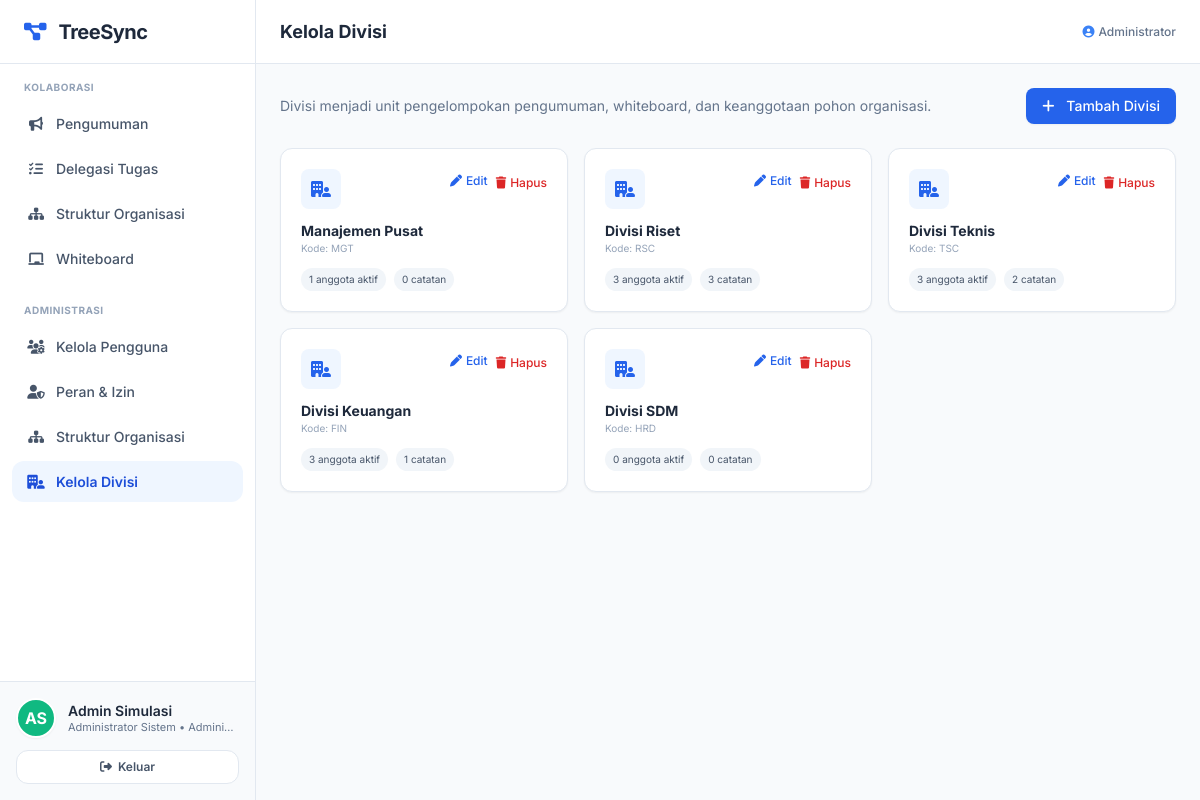
The page /admin/divisi (signed in) on the database its author committed.
### tables this page shows
CREATE TABLE IF NOT EXISTS users (
  id            INT UNSIGNED AUTO_INCREMENT PRIMARY KEY,
  username      VARCHAR(50)  NOT NULL UNIQUE,
  email         VARCHAR(120) NOT NULL UNIQUE,
  password_hash VARCHAR(255) NOT NULL,
  nama          VARCHAR(100) NOT NULL,
  jabatan       VARCHAR(100) NOT NULL,
  role_id       INT UNSIGNED NOT NULL,
  division_id   INT UNSIGNED NULL,
  parent_id     INT UNSIGNED NULL,
  is_ketua      TINYINT(1)   NOT NULL DEFAULT 0,
  is_active     TINYINT(1)   NOT NULL DEFAULT 1,
  created_at    TIMESTAMP DEFAULT CURRENT_TIMESTAMP,
  updated_at    TIMESTAMP DEFAULT CURRENT_TIMESTAMP ON UPDATE CURRENT_TIMESTAMP,
  FOREIGN KEY (role_id)     REFERENCES roles(id),
  FOREIGN KEY (division_id) REFERENCES divisions(id) ON DELETE SET NULL,
  FOREIGN KEY (parent_id)   REFERENCES users(id) ON DELETE SET NULL,
  INDEX idx_users_parent (parent_id),
  INDEX idx_users_division (division_id)
);

CREATE TABLE IF NOT EXISTS roles (
  id          INT UNSIGNED AUTO_INCREMENT PRIMARY KEY,
  nama        VARCHAR(60)  NOT NULL UNIQUE,
  slug        VARCHAR(60)  NOT NULL UNIQUE,
  deskripsi   VARCHAR(255) NOT NULL DEFAULT '',
  is_system   TINYINT(1)   NOT NULL DEFAULT 0,   
  created_at  TIMESTAMP DEFAULT CURRENT_TIMESTAMP
);

CREATE TABLE IF NOT EXISTS divisions (
  id          INT UNSIGNED AUTO_INCREMENT PRIMARY KEY,
  nama        VARCHAR(100) NOT NULL,
  kode        VARCHAR(20)  NOT NULL UNIQUE,
  created_at  TIMESTAMP DEFAULT CURRENT_TIMESTAMP
);

### app/controllers/org.php (called while the page is built, shortened)
<?php
function view(string $name, array $data = []): void
{
    extract($data, EXTR_SKIP);
    require dirname(__DIR__, 2) . '/views/' . $name . '.php';
    exit;
}
function layout_header(array $data = []): void
{
    $user = current_user();
    extract($data, EXTR_SKIP);
    require dirname(__DIR__, 2) . '/views/layout/header.php';
}
function layout_footer(): void
{
    require dirname(__DIR__, 2) . '/views/layout/footer.php';
}

### app/controllers/admin.php (called while the page is built, shortened)
<?php
function admin_divisions_index(): void
{
    require_permission(PERM['DIVISIONS_MANAGE']);
    $divisions = all(
        'SELECT d.*,
           (SELECT COUNT(*) FROM users u WHERE u.division_id = d.id AND u.is_active = 1) AS member_count,
           (SELECT COUNT(*) FROM whiteboard_notes n WHERE n.division_id = d.id) AS note_count
         FROM divisions d ORDER BY d.id');
    layout_header(['title' => 'Kelola Divisi', 'active' => 'admin-divisi']);
    view('admin/divisions', ['divisions' => $divisions, 'me' => current_user()]);
}

### app/config.php (called while the page is built, shortened)
<?php
function env(string $key, ?string $default = null): ?string
{
    $v = getenv($key);
    return $v === false || $v === '' ? $default : $v;
}
require __DIR__ . '/db.php';
require __DIR__ . '/helpers.php';
require __DIR__ . '/auth.php';
require __DIR__ . '/rbac.php';
require __DIR__ . '/org.php';

### app/helpers.php (called while the page is built, shortened)
<?php
function e(?string $value): string
{
    return htmlspecialchars((string)$value, ENT_QUOTES | ENT_SUBSTITUTE, 'UTF-8');
}
function base_url(string $path = ''): string
{
    $base = rtrim(env('APP_BASE', ''), '/');
    return $base . '/' . ltrim($path, '/');
}
function initials(string $name): string
{
    $parts = preg_split('/\s+/', trim($name)) ?: [];
    $ini = strtoupper(substr($parts[0] ?? 'U', 0, 1)) . strtoupper(substr($parts[1] ?? '', 0, 1));
    return $ini !== '' ? $ini : 'U';
}
function avatar_color(int $id): string
{
    $palette = ['bg-blue-500','bg-emerald-500','bg-purple-500','bg-rose-500','bg-amber-500','bg-cyan-600','bg-indigo-500','bg-teal-500'];
    return $palette[$id % count($palette)];
}

### app/auth.php (called while the page is built, shortened)
<?php
function current_user(): ?array
{
    static $user = null;
    static $loaded = false;
    if (!$loaded) {
        $loaded = true;
        $uid = $_SESSION['user_id'] ?? null;
        if ($uid !== null) {
            $user = one(
                'SELECT u.*, r.nama AS role_nama, r.slug AS role_slug, d.nama AS divisi_nama
                 FROM users u
                 JOIN roles r ON r.id = u.role_id
                 LEFT JOIN divisions d ON d.id = u.division_id
                 WHERE u.id = ? AND u.is_active = 1',
                [$uid]
            );
        }
    }
    return $user;
}
function require_login(): void
{
    if (current_user() === null) {
        if (is_api_request()) json_error('Belum login.', 401);
        redirect('/login');
    }
}

### app/rbac.php (called while the page is built, shortened)
<?php
function user_permissions(?array $user = null): array
{
    $user ??= current_user();
    static $cache = [];
    $uid = (int)$user['id'];
    if (isset($cache[$uid])) return $cache[$uid];
    $perms = array_column(
        all('SELECT p.kode FROM role_permissions rp
             JOIN permissions p ON p.id = rp.permission_id
             WHERE rp.role_id = ?', [$user['role_id']]),
        'kode'
    );
    return $cache[$uid] = $perms;
}
function can(string $permission, ?array $user = null): bool
{
    return in_array($permission, user_permissions($user), true);
}
function require_permission(string $permission): void
{
    require_login();
    if (!can($permission)) {
        if (is_api_request()) json_error('Tidak memiliki kewenangan.', 403);
        flash_set('error', 'Anda tidak memiliki kewenangan untuk aksi tersebut.');
        redirect('/');
    }
}

### app/db.php (called while the page is built, shortened)
<?php
function db(): PDO
{
    static $pdo = null;
    if ($pdo instanceof PDO) return $pdo;
    $dsn = sprintf(
        'mysql:host=%s;port=%s;dbname=%s;charset=utf8mb4',
        env('DB_HOST', '127.0.0.1'),
        env('DB_PORT', '3306'),
        env('DB_NAME', 'treesync')
    );
    $pdo = new PDO($dsn, env('DB_USER', 'root'), env('DB_PASS', ''), [
        PDO::ATTR_ERRMODE            => PDO::ERRMODE_EXCEPTION,
        PDO::ATTR_DEFAULT_FETCH_MODE => PDO::FETCH_ASSOC,
        PDO::ATTR_EMULATE_PREPARES   => false,
    ]);
    return $pdo;
}
function q(string $sql, array $params = []): PDOStatement
{
    $stmt = db()->prepare($sql);
    $stmt->execute($params);
    return $stmt;
}
function one(string $sql, array $params = []): ?array
{
    $row = q($sql, $params)->fetch();
    return $row === false ? null : $row;
}
function all(string $sql, array $params = []): array
{
    return q($sql, $params)->fetchAll();
}

### views/admin/divisions.php (the view, shortened to what this page needs)
<div class="flex justify-between items-center mb-6">
    <p class="text-slate-500 text-sm">Divisi menjadi unit pengelompokan pengumuman, whiteboard, dan keanggotaan pohon organisasi.</p>
    <button onclick="showDivisionModal()" class="bg-blue-600 hover:bg-blue-700 text-white px-4 py-2 rounded-lg text-sm font-medium transition shadow-sm">
        <i class="fa-solid fa-plus mr-2"></i> Tambah Divisi
    </button>
</div>
<div class="grid grid-cols-1 md:grid-cols-2 lg:grid-cols-3 gap-4">
<?php foreach ($divisions as $d): ?>
    <div class="bg-white rounded-xl shadow-sm border border-slate-200 p-5">
        <div class="flex items-start justify-between mb-3">
            <div class="w-10 h-10 rounded-lg bg-blue-50 text-blue-600 flex items-center justify-center"><i class="fa-solid fa-building-user"></i></div>
            <div class="flex gap-2">
                <button onclick='showDivisionModal(<?= json_encode(['id' => (int)$d['id'], 'nama' => $d['nama'], 'kode' => $d['kode']], JSON_HEX_APOS | JSON_HEX_QUOT) ?>)' class="text-blue-600 hover:text-blue-800 text-xs font-medium"><i class="fa-solid fa-pen mr-1"></i>Edit</button>
                <form method="post" action="<?= base_url('/admin/divisi/' . (int)$d['id'] . '/delete') ?>" onsubmit="return confirm('Hapus divisi ini?')">
                    <button class="text-red-600 hover:text-red-800 text-xs font-medium"><i class="fa-solid fa-trash mr-1"></i>Hapus</button>
                </form>
            </div>
        </div>
        <h3 class="font-bold text-slate-800 text-sm"><?= e($d['nama']) ?></h3>
        <p class="text-[10px] text-slate-400 mb-3">Kode: <?= e($d['kode']) ?></p>
        <div class="flex gap-2 text-[10px]">
            <span class="bg-slate-100 text-slate-600 px-2 py-1 rounded-full"><?= (int)$d['member_count'] ?> anggota aktif</span>
            <span class="bg-slate-100 text-slate-600 px-2 py-1 rounded-full"><?= (int)$d['note_count'] ?> catatan</span>
        </div>
    </div>
<?php endforeach; ?>
</div>

### public/index.php (shortened to what this page needs)
<?php
require dirname(__DIR__) . '/app/config.php';
require_once dirname(__DIR__) . '/app/controllers/org.php';
require_once dirname(__DIR__) . '/app/controllers/admin.php';
$uri  = parse_url($_SERVER['REQUEST_URI'], PHP_URL_PATH);
$uri    = '/' . trim($uri, '/');
$method = $_SERVER['REQUEST_METHOD'];
foreach ($routes as [$routeMethod, $pattern, $handler]) {
    if ($routeMethod !== $method) continue;
    $regex = '#^' . str_replace('{id}', '(\d+)', $pattern) . '$#';
    if (preg_match($regex, $uri, $m)) {
        array_shift($m);
        call_user_func_array($handler, array_map('intval', $m));
        return;
    }
}

### views/layout/header.php (shortened to what this page needs)
<!DOCTYPE html>
<html lang="id">
<head>
<script src="https://cdn.tailwindcss.com"></script>
<link rel="stylesheet" href="https://cdnjs.cloudflare.com/ajax/libs/font-awesome/6.4.0/css/all.min.css">
</head>
<body class="bg-slate-50 h-screen overflow-hidden flex text-slate-800">
<aside id="app-sidebar" class="fixed inset-y-0 left-0 z-50 w-72 bg-white border-r border-slate-200 flex flex-col h-full flex-shrink-0 transform -translate-x-full md:translate-x-0 md:static md:w-64 transition-transform duration-300 ease-in-out shadow-2xl md:shadow-none">
    <div class="h-16 flex items-center justify-between px-6 border-b border-slate-200">
        <a href="<?= base_url('/pengumuman') ?>" class="flex items-center">
            <i class="fa-solid fa-diagram-project text-blue-600 text-xl mr-3"></i>
            <span class="text-xl font-bold text-slate-800 tracking-tight">TreeSync</span>
        </a>
    </div>
    <nav class="flex-1 overflow-y-auto py-4">
        <p class="text-[10px] font-bold text-slate-400 px-6 mb-2 uppercase tracking-wider">Kolaborasi</p>
        <ul class="space-y-1 px-3">
            <li><a href="<?= base_url('/pengumuman') ?>" id="btn-pengumuman" class="nav-link <?= ($active ?? '') === 'pengumuman' ? 'active' : '' ?>"><i class="fa-solid fa-bullhorn w-6 text-center mr-2"></i> Pengumuman</a></li>
            <li><a href="<?= base_url('/tugas') ?>" id="btn-tugas" class="nav-link <?= ($active ?? '') === 'tugas' ? 'active' : '' ?>"><i class="fa-solid fa-list-check w-6 text-center mr-2"></i> Delegasi Tugas</a></li>
            <li><a href="<?= base_url('/struktur') ?>" id="btn-struktur" class="nav-link <?= ($active ?? '') === 'struktur' ? 'active' : '' ?>"><i class="fa-solid fa-sitemap w-6 text-center mr-2"></i> Struktur Organisasi</a></li>
            <li><a href="<?= base_url('/whiteboard') ?>" id="btn-whiteboard" class="nav-link <?= ($active ?? '') === 'whiteboard' ? 'active' : '' ?>"><i class="fa-solid fa-chalkboard w-6 text-center mr-2"></i> Whiteboard</a></li>
        </ul>
        <?php if (can(PERM['USERS_MANAGE']) || can(PERM['ROLES_MANAGE']) || can(PERM['DIVISIONS_MANAGE'])): ?>
        <p class="text-[10px] font-bold text-slate-400 px-6 mt-6 mb-2 uppercase tracking-wider">Administrasi</p>
        <ul class="space-y-1 px-3">
            <?php if (can(PERM['USERS_MANAGE'])): ?>
            <li><a href="<?= base_url('/admin/pengguna') ?>" class="nav-link <?= ($active ?? '') === 'admin-pengguna' ? 'active' : '' ?>"><i class="fa-solid fa-users-gear w-6 text-center mr-2"></i> Kelola Pengguna</a></li>
            <?php endif; ?>
            <?php if (can(PERM['ROLES_MANAGE'])): ?>
            <li><a href="<?= base_url('/admin/peran') ?>" class="nav-link <?= ($active ?? '') === 'admin-peran' ? 'active' : '' ?>"><i class="fa-solid fa-user-shield w-6 text-center mr-2"></i> Peran &amp; Izin</a></li>
            <?php endif; ?>
            <?php if (can(PERM['ORG_MANAGE'])): ?>
            <li><a href="<?= base_url('/admin/struktur') ?>" class="nav-link <?= ($active ?? '') === 'admin-struktur' ? 'active' : '' ?>"><i class="fa-solid fa-sitemap w-6 text-center mr-2"></i> Struktur Organisasi</a></li>
            <?php endif; ?>
            <?php if (can(PERM['DIVISIONS_MANAGE'])): ?>
            <li><a href="<?= base_url('/admin/divisi') ?>" class="nav-link <?= ($active ?? '') === 'admin-divisi' ? 'active' : '' ?>"><i class="fa-solid fa-building-user w-6 text-center mr-2"></i> Kelola Divisi</a></li>
            <?php endif; ?>
        </ul>
        <?php endif; ?>
    </nav>
    <div class="p-4 border-t border-slate-200 bg-slate-50">
        <div class="flex items-center">
            <div class="w-10 h-10 rounded-full flex items-center justify-center font-bold text-white border-2 border-white shadow-sm flex-shrink-0 <?= avatar_color((int)$user['id']) ?>"><?= e(initials($user['nama'])) ?></div>
            <div class="ml-3 flex-1 min-w-0">
                <p class="text-sm font-semibold text-slate-800 truncate"><?= e($user['nama']) ?></p>
                <p class="text-[11px] text-slate-500 leading-tight truncate"><?= e($user['jabatan']) ?> &bull; <?= e($user['role_nama']) ?></p>
            </div>
        </div>
        <form method="post" action="<?= base_url('/logout') ?>" class="mt-3">
            <button class="w-full text-xs font-semibold text-slate-600 hover:text-red-600 bg-white border border-slate-200 hover:border-red-200 rounded-xl py-2 transition shadow-xs flex items-center justify-center gap-1.5">
                <i class="fa-solid fa-right-from-bracket"></i> Keluar
            </button>
        </form>
    </div>
</aside>
<main class="flex-1 flex flex-col h-full overflow-hidden">
    <header class="h-16 bg-white border-b border-slate-200 flex items-center justify-between px-4 sm:px-6 flex-shrink-0 z-10">
        <div class="flex items-center min-w-0">
            <h1 class="text-sm sm:text-base md:text-lg font-bold text-slate-800 truncate"><?= e($title) ?></h1>
        </div>
        <div class="flex items-center gap-2 text-xs text-slate-500 flex-shrink-0">
            <span class="hidden md:inline font-medium"><i class="fa-solid fa-circle-user mr-1 text-blue-500"></i><?= e($user['role_nama']) ?><?= $user['divisi_nama'] ? ' &bull; ' . e($user['divisi_nama']) : '' ?></span>
        </div>
    </header>
    <div class="flex-1 overflow-auto p-3.5 sm:p-6 pb-20 md:pb-6 relative bg-slate-50">

### views/layout/header.php (style rules this page uses)
body { font-family: 'Inter', sans-serif; }

### views/layout/footer.php (style rules this page uses)
.nav-link { display: flex; align-items: center; width: 100%; padding: .625rem .75rem; border-radius: .75rem; font-size: .875rem; font-weight: 500; color: #475569; transition: all .15s; }
.nav-link.active { background: #eff6ff; color: #1d4ed8; font-weight: 600; }

### rows shown on the page
users: nama "AS", nama "Admin Simulasi", jabatan "Administrator Sistem", role.nama "Admini…", role.nama "Administrator"
divisions: nama "Manajemen Pusat", kode "MGT", member_count "1", note_count "0"
divisions: nama "Divisi Riset", kode "RSC", member_count "3", note_count "3"
divisions: nama "Divisi Teknis", kode "TSC", member_count "3", note_count "2"
divisions: nama "Divisi Keuangan", kode "FIN", member_count "3", note_count "1"
divisions: nama "Divisi SDM", kode "HRD", member_count "0", note_count "0"
